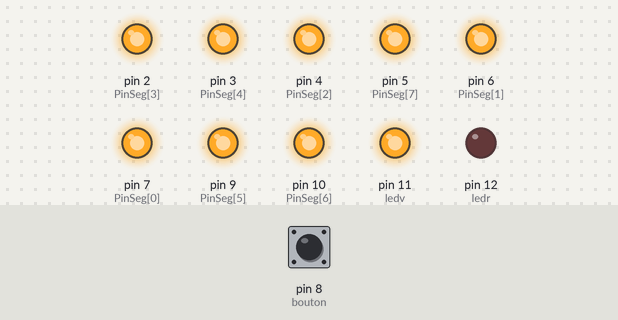
Simulated run of this sketch. Board: Arduino Uno, built with avr-gcc and run on an emulated ATmega328P. Shown: output pins drawn as LEDs (lit = HIGH). The test bench sets the inputs (shaded band); at power-on: pin 8 (bouton) LOW. Random numbers use the default seed unless the sketch sets one.

Above: at 1.2 s.
1.3 s: pin 8 (bouton) driven HIGH
At 4.7 s:
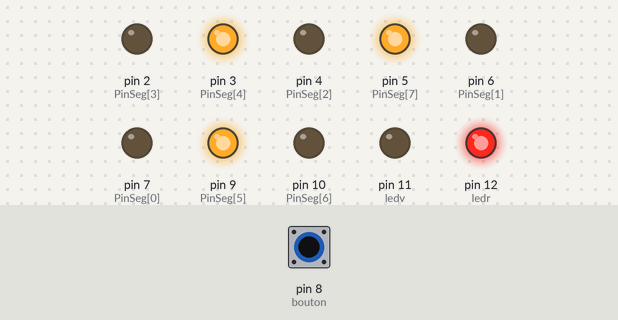
7.3 s: pin 8 (bouton) driven LOW
8.8 s: pin 8 (bouton) pulsed HIGH 2 times (0.12 s each, 0.3 s apart)
At 12.7 s:
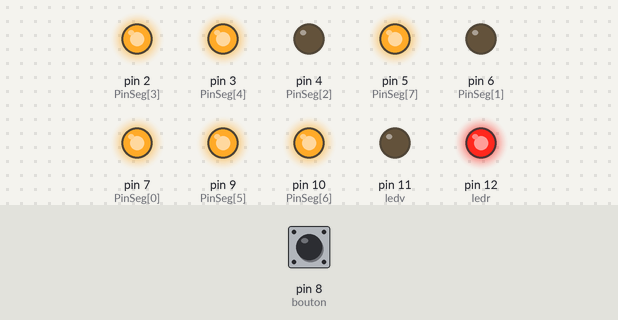
15.4 s: pin 8 (bouton) driven HIGH
At 19.3 s:
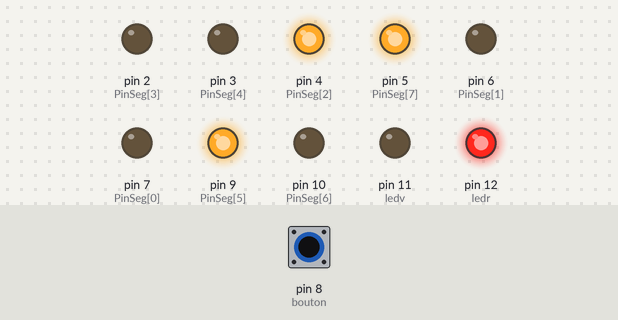
Timing chart, 0 to 32.6 s (numbered marks = the images above; inputs shaded):
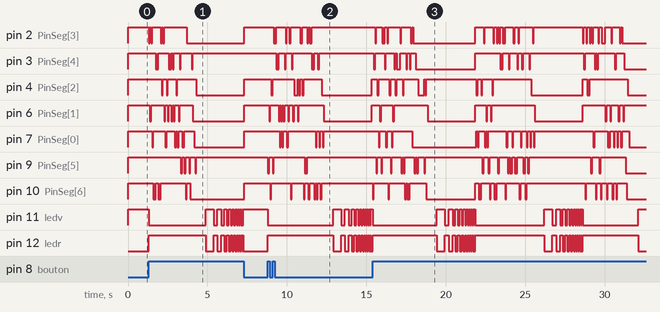

The sketch:

de_electronique.ino
```cpp
//Made by Matthieu et coaché par Pierre
//Version finale du 29/06/2020

//déclaration des pins associés aux bouton au aux led verte et rouge
int bouton=8;
int ledv=11;
int ledr=12;

int dureeCli=75; //temps d'affichage entre l'allumage de deux segments

//declaration des pin digitaux utilisés pour les segs A,B,C,D,E,F,G,DP. Exemple, PinSeg[2]=4 veut dire "le seg C est piloté par le pin 4"
int PinSeg[8]={7,6,4,2,3,9,10,5};
//             0 1 2 3 4 5  6 7  : index du tableau (quelle case à aller chercher)
//             A B C D E F  G DP

//déclaration de l'etat des pin à allumer en fonction du chiffre indiqué dans le nom du tab (chfr0 décrit l'etat des pin pour afficher 0)
//chaque état d'un pin correspond à un seg (dans l'ordre a,b,c...le seg dp n'est pas traité)
//Les états des segments sont ''inversés'' donc LOW correspond au seg allumé. Refférence de l'afficheur 8 segments: 1106BW
//C'est un afficheur de type anode commune
boolean chfr0[7]={LOW,LOW,LOW,LOW,LOW,LOW,HIGH};
boolean chfr1[7]={HIGH,LOW,LOW,HIGH,HIGH,HIGH,HIGH};
boolean chfr2[7]={LOW,LOW,HIGH,LOW,LOW,HIGH,LOW};
boolean chfr3[7]={LOW,LOW,LOW,LOW,HIGH,HIGH,LOW};
boolean chfr4[7]={HIGH,LOW,LOW,HIGH,HIGH,LOW,LOW};
boolean chfr5[7]={LOW,HIGH,LOW,LOW,HIGH,LOW,LOW};
boolean chfr6[7]={LOW,HIGH,LOW,LOW,LOW,LOW,LOW};
boolean chfr7[7]={LOW,LOW,LOW,HIGH,HIGH,HIGH,HIGH};
boolean chfr8[7]={LOW,LOW,LOW,LOW,LOW,LOW,LOW};
boolean chfr9[7]={LOW,LOW,LOW,LOW,HIGH,LOW,LOW};


void setup(){

  int variable=analogRead(0);
  randomSeed(variable);//initialise la séquence aléatoire

  for (int i=0;i<=7;i++)//ou i=i+1
      {
          pinMode(PinSeg[i],OUTPUT);
          digitalWrite(PinSeg[i], HIGH); //les éteinds  => les segs sont ''inversés'' => anode commune
      }
        pinMode(ledv,OUTPUT);
        pinMode(ledr,OUTPUT);
        pinMode(bouton,INPUT);
        digitalWrite(ledv,HIGH);
}


void loop() {
if (digitalRead(bouton)==HIGH){

  digitalWrite(ledv,LOW);
  digitalWrite(ledr,HIGH);


  int nbAlea=random(1,7); //construit le nombre aléatoire de 1 à 6

  traitement_1_et2_a();
  traitement_3_et4_a(nbAlea); //passage à la fonction du chiffre à afficher de la valeur du dé (de 1 à 6)

  for(int i=1; i<=10; ++i){
    digitalWrite(ledr,HIGH);
    digitalWrite(ledv,LOW);
    delay(500/i); //clignotement de plus en plus vite
    digitalWrite(ledr,LOW);
    digitalWrite(ledv,HIGH);
    delay(500/i);
  }

  eteindreBloc(); //extinction du chiffre affiché
  }
}

void traitement_3_et4_a(int chiffre_a_afficher){
    int IndSegAlea;
    boolean SegInutile=false;
    boolean IndiceSegAllum[7]={false,false,false,false,false,false,false};

    int NombreSegChiffre=0;
    for (int i=0;i<=6;i++){
      SegInutile = segIPChiffre(chiffre_a_afficher,i);

       if (SegInutile != true){
            NombreSegChiffre=NombreSegChiffre+1;
       }
    }

    for(int i=0;i<6000/dureeCli;++i){
              do {
                IndSegAlea=random(0,7);
             }while (IndiceSegAllum[IndSegAlea]==true);

              digitalWrite(PinSeg[IndSegAlea],LOW);
              delay(dureeCli);

              SegInutile = segIPChiffre(chiffre_a_afficher,IndSegAlea);
              if (SegInutile){   //seg ne fait pas parti du chiffre à afficher
                    digitalWrite(PinSeg[IndSegAlea],HIGH);
              }
              else{
                IndiceSegAllum[IndSegAlea]=true;
                NombreSegChiffre=NombreSegChiffre-1;
                if (NombreSegChiffre<=0){
                  break;
                }
              }
    }
}


boolean segIPChiffre(int chiffre,int indice_seg){
  //cette fonction doit indiquer si le seg sert à afficher le chiffre indiqué

  boolean inutile=false;
  if (chiffre==0 && chfr0[indice_seg]==HIGH){
    inutile=true;
    }
  if (chiffre==1 && chfr1[indice_seg]==HIGH){
    inutile=true;
    }
  if (chiffre==2 && chfr2[indice_seg]==HIGH){
     inutile=true;
    }
  if (chiffre==3 && chfr3[indice_seg]==HIGH){
    inutile=true;
    }
  if (chiffre==4 && chfr4[indice_seg]==HIGH){
    inutile=true;
    }
  if (chiffre==5 && chfr5[indice_seg]==HIGH){
    inutile=true;
    }
  if (chiffre==6 && chfr6[indice_seg]==HIGH){
    inutile=true;
    }
  if (chiffre==7 && chfr7[indice_seg]==HIGH){
    inutile=true;
    }
  if (chiffre==8 && chfr8[indice_seg]==HIGH){
    inutile=true;
    }
  if (chiffre>=9 && chfr9[indice_seg]==HIGH){
    inutile=true;
  }
  return inutile;
}

void traitement_1_et2_a (){
      int IndSegAlea;

      for(int i=0;i<2500/dureeCli;++i){ //transformation de la durée totale (2500ms) en un nbr de boucles

              IndSegAlea=random(0,7); //choix du seg à allumer (1 à 7 car on ne veut pas la led du point décimal (dp))
              digitalWrite(PinSeg[IndSegAlea],LOW); //allumage
              delay(dureeCli); //attente
              digitalWrite(PinSeg[IndSegAlea],HIGH); //extinction
      }
}

void eteindreBloc (){
  for (int i=0;i<=7;++i){ //je garde de 1 à 7 si je veux un jour rajouter le point décimal (DP)
    digitalWrite(PinSeg[i],HIGH); //on remet les segs à HIGH pour les éteindre
  }
}
```

Measured:
- after the input at 1.3 s, pin 4 (PinSeg[2]): goes LOW 0.08 s, HIGH 0.23 s, LOW 0.08 s, HIGH 0.53 s, LOW 0.08 s, HIGH 1.2 s, then LOW, starting after 0.83 s; pin 10 (PinSeg[6]): goes LOW 0.15 s, HIGH 0.15 s, LOW 0.15 s, HIGH 1.6 s, LOW 0.08 s, HIGH 0.23 s, then LOW, starting after 0.30 s
- after the input at 8.8 s, pin 9 (PinSeg[5]): goes LOW 0.08 s, HIGH 0.23 s, LOW 0.08 s, HIGH 2.0 s, LOW 0.15 s, then HIGH, starting at once; pin 11 (ledv): HIGH → LOW at once, → HIGH 4.1 s later, → LOW 0.50 s later, → HIGH 0.25 s later, … (20 changes in this stretch)
- after the input at 15.4 s, pin 11 (ledv): HIGH → LOW at once, → HIGH 4.0 s later, → LOW 0.50 s later, → HIGH 0.25 s later, … (42 changes in this stretch); pin 12 (ledr): LOW → HIGH at once, → LOW 4.0 s later, → HIGH 0.50 s later, → LOW 0.25 s later, … (42 changes in this stretch)
